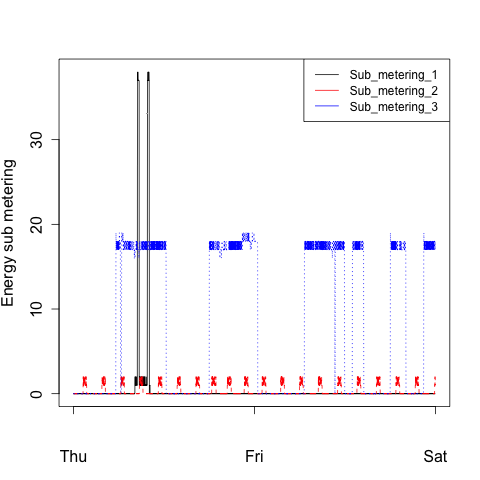

Reproduce this figure in R.
matplot(data[ , 7:9], type = "l", axes = F, xlab="", ylab = "Energy sub metering", col=c("black", "red", "blue"))
axis(1, at = c(1, nrow(data)/2+1, nrow(data)+1), labels=F)
text(y=par('usr')[3]-(par('usr')[4]-par('usr')[3])/7, x = c(1, nrow(data)/2+1, nrow(data)+1), labels = c("Thu", "Fri", "Sat"), xpd=T)
axis(2)
box()
legend("topright", legend=colnames(data)[7:9], border=NA, lwd=1, col=c("black", "red", "blue"))
dev.copy(png, "plot3.png")
dev.off()